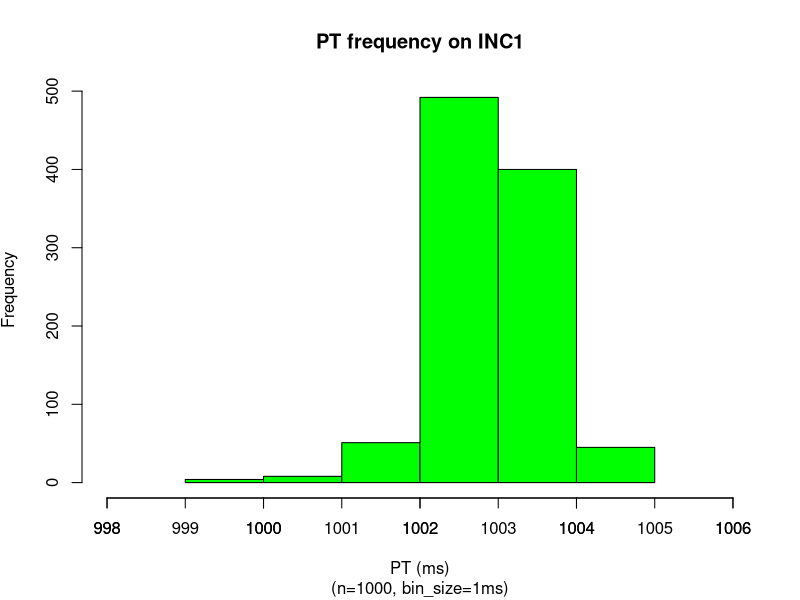
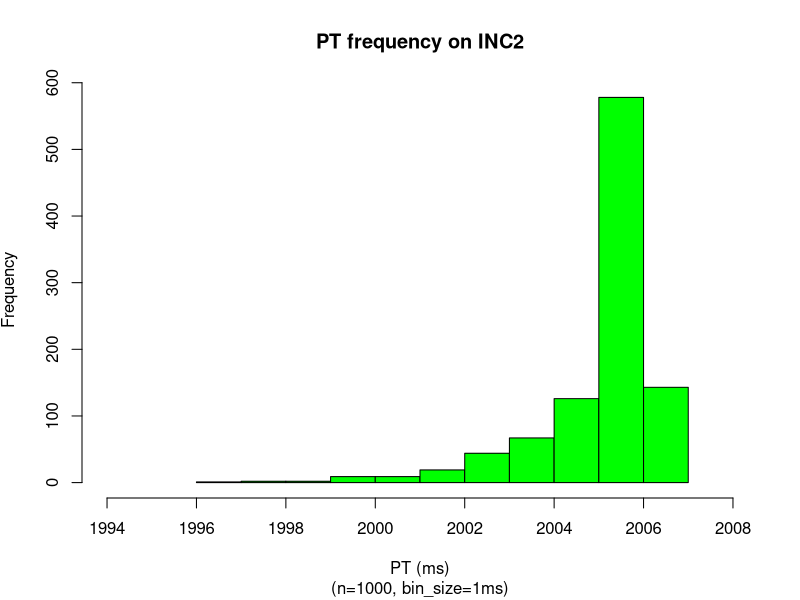
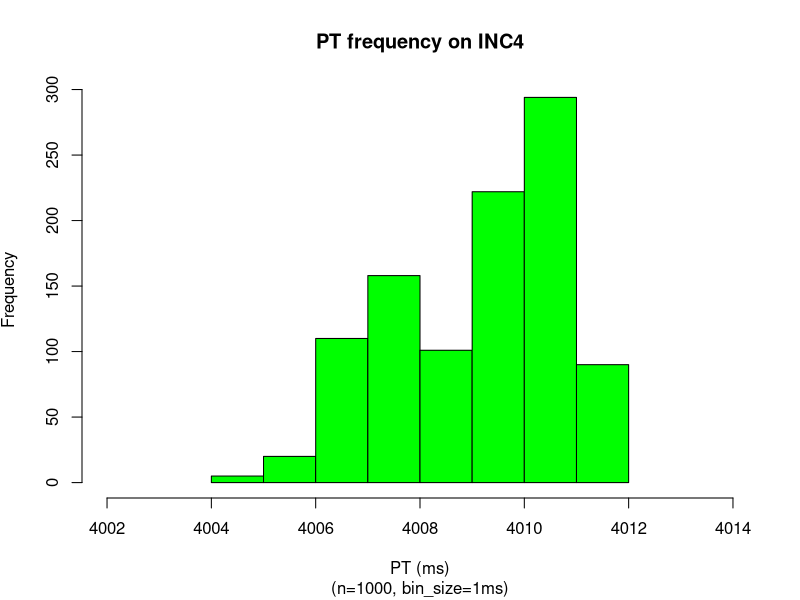
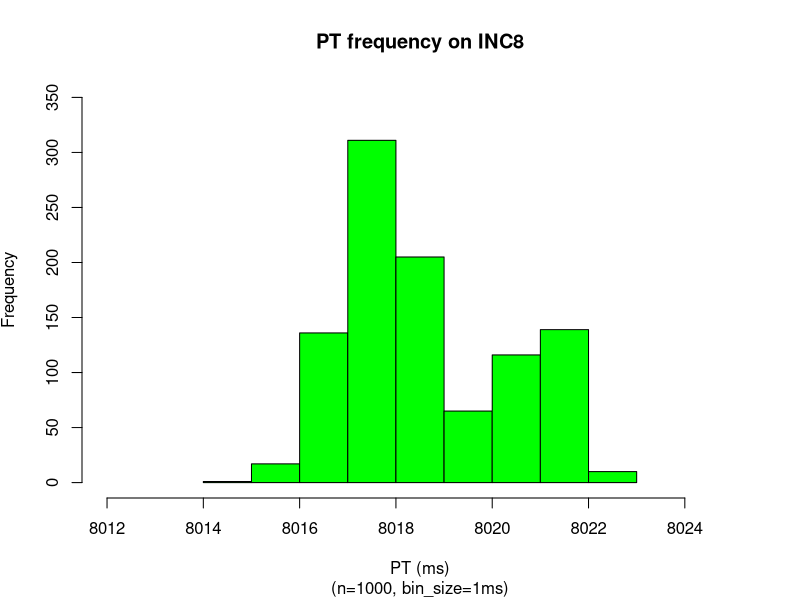
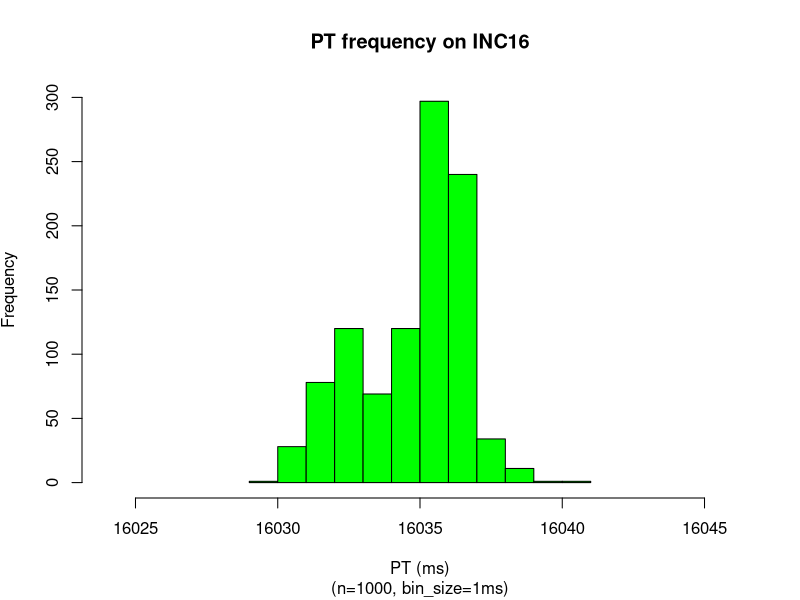
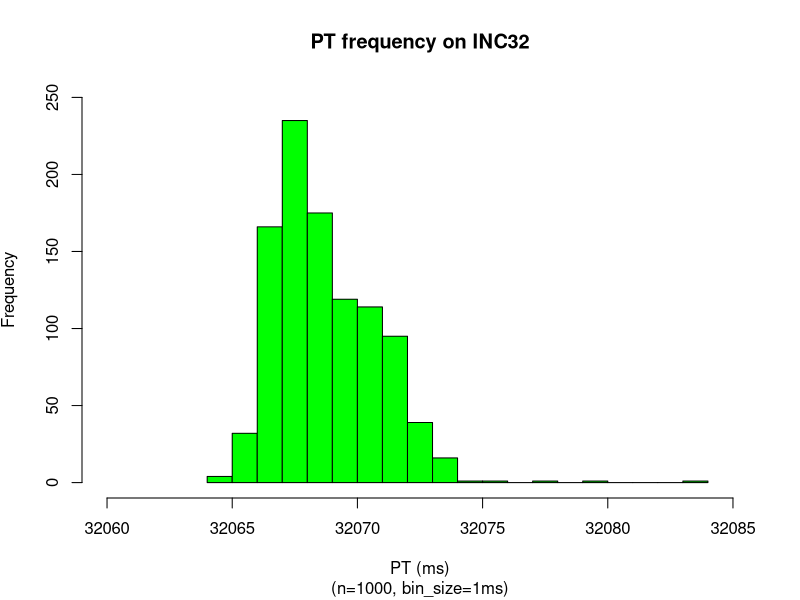
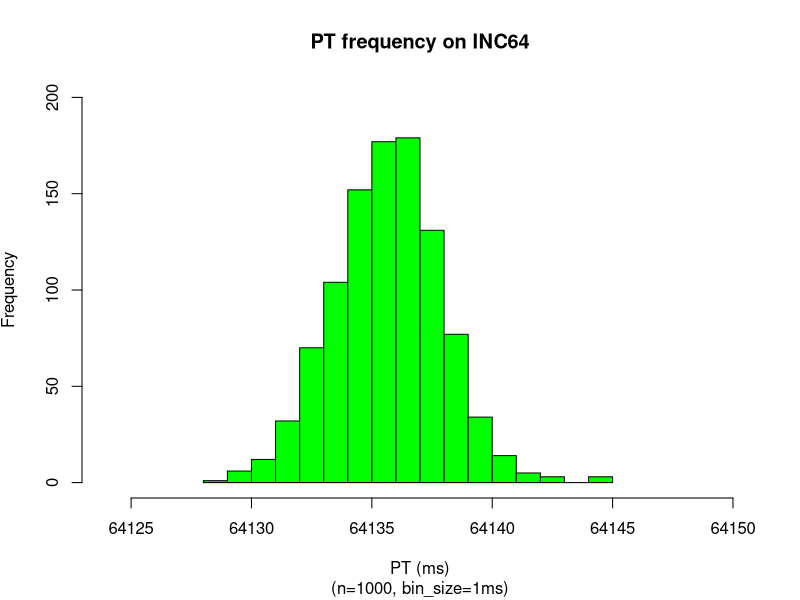
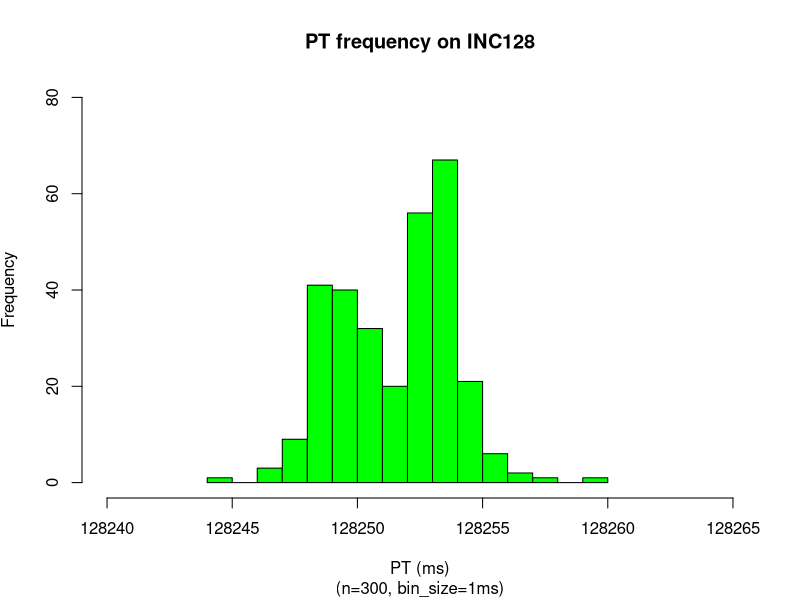

Recreate these plots in R, in order.
x = read.csv(file="1_sec.dat",head=TRUE,sep="\t")
setEPS()
postscript("1_sec_pt_hist.eps")
h = hist(x$PRTIME, right=F,breaks=max(x$PRTIME)-min(x$PRTIME)+1,plot=F)
binsize=1
plot(h, axes = TRUE,freq=TRUE,xlim=c(min(x$PRTIME)-1,max(x$PRTIME)+1),col="green", main='PT frequency on INC1', 
sub=paste("(n=",nrow(x),", bin_size=",binsize,"ms)",sep=""), 
xlab='PT (ms)', ylab=expression('Frequency'))
xaxtl <- seq(min(x$PRTIME)-1,max(x$PRTIME)+1,by=1)
axis(side=1, at=xaxtl, labels=xaxtl)
#axis(side=1, at=seq(min(h$mids)-1,max(h$mids)+1,1), labels=seq(min(x$PRTIME),max(x$PRTIME)+1,by=1))
dev.off()

x = read.csv(file="2_sec.dat",head=TRUE,sep="\t")
setEPS()
postscript("2_sec_pt_hist.eps")
h = hist(x$PRTIME, right=F,breaks=max(x$PRTIME)-min(x$PRTIME)+1,plot=F)
binsize=1
plot(h, axes = TRUE,freq=TRUE,xlim=c(min(x$PRTIME)-2,max(x$PRTIME)+1),col="green", main='PT frequency on INC2', 
sub=paste("(n=",nrow(x),", bin_size=",binsize,"ms)",sep=""), 
xlab='PT (ms)', ylab=expression('Frequency'))
dev.off()

x = read.csv(file="4_sec.dat",head=TRUE,sep="\t")
setEPS()
postscript("4_sec_pt_hist.eps")
h = hist(x$PRTIME, right=F,breaks=max(x$PRTIME)-min(x$PRTIME)+1,plot=F)
binsize=1
plot(h, axes = TRUE,freq=TRUE,xlim=c(min(x$PRTIME)-2,max(x$PRTIME)+2),col="green", main='PT frequency on INC4', 
sub=paste("(n=",nrow(x),", bin_size=",binsize,"ms)",sep=""), 
xlab='PT (ms)', ylab=expression('Frequency'))
dev.off()

x = read.csv(file="8_sec.dat",head=TRUE,sep="\t")
setEPS()
postscript("8_sec_pt_hist.eps")
h = hist(x$PRTIME, right=F,breaks=max(x$PRTIME)-min(x$PRTIME)+1,plot=F)
binsize=1
plot(h, ylim=c(0,350), axes = TRUE,freq=TRUE,xlim=c(min(x$PRTIME)-2,max(x$PRTIME)+2),col="green", main='PT frequency on INC8', 
sub=paste("(n=",nrow(x),", bin_size=",binsize,"ms)",sep=""), 
xlab='PT (ms)', ylab=expression('Frequency'))
dev.off()

x = read.csv(file="16_sec.dat",head=TRUE,sep="\t")
setEPS()
postscript("16_sec_pt_hist.eps")
h = hist(x$PRTIME, right=F,breaks=max(x$PRTIME)-min(x$PRTIME)+1,plot=F)
binsize=1
plot(h, ylim=c(0,300), axes = TRUE,freq=TRUE,xlim=c(min(x$PRTIME)-5,max(x$PRTIME)+5),col="green", main='PT frequency on INC16', 
sub=paste("(n=",nrow(x),", bin_size=",binsize,"ms)",sep=""), 
xlab='PT (ms)', ylab=expression('Frequency'))
dev.off()

x = read.csv(file="32_sec.dat",head=TRUE,sep="\t")
setEPS()
postscript("32_sec_pt_hist.eps")
h = hist(x$PRTIME, right=F,breaks=max(x$PRTIME)-min(x$PRTIME)+1,plot=F)
binsize=1
plot(h, ylim=c(0,250), axes = TRUE,freq=TRUE,xlim=c(min(x$PRTIME)-4,max(x$PRTIME)+1),col="green", main='PT frequency on INC32', 
sub=paste("(n=",nrow(x),", bin_size=",binsize,"ms)",sep=""), 
xlab='PT (ms)', ylab=expression('Frequency'))
dev.off()

x = read.csv(file="64_sec.dat",head=TRUE,sep="\t")
setEPS()
postscript("64_sec_pt_hist.eps")
h = hist(x$PRTIME, right=F,breaks=max(x$PRTIME)-min(x$PRTIME)+1,plot=F)
binsize=1
plot(h, ylim=c(0,200), axes = TRUE,freq=TRUE,xlim=c(min(x$PRTIME)-4,max(x$PRTIME)+5),col="green", main='PT frequency on INC64', 
sub=paste("(n=",nrow(x),", bin_size=",binsize,"ms)",sep=""), 
xlab='PT (ms)', ylab=expression('Frequency'))
dev.off()

x = read.csv(file="128_sec.dat",head=TRUE,sep="\t")
setEPS()
postscript("128_sec_pt_hist.eps")
h = hist(x$PRTIME, right=F,breaks=max(x$PRTIME)-min(x$PRTIME)+1,plot=F)
binsize=1
plot(h, ylim=c(0,80), axes = TRUE,freq=TRUE,xlim=c(min(x$PRTIME)-4,max(x$PRTIME)+5),col="green", main='PT frequency on INC128', 
sub=paste("(n=",nrow(x),", bin_size=",binsize,"ms)",sep=""), 
xlab='PT (ms)', ylab=expression('Frequency'))
dev.off()

x = read.csv(file="256_sec.dat",head=TRUE,sep="\t")
setEPS()
postscript("256_sec_pt_hist.eps")
h = hist(x$PRTIME, right=F,breaks=max(x$PRTIME)-min(x$PRTIME)+1,plot=F)
binsize=1
plot(h, ylim=c(0,50), axes = TRUE,freq=TRUE,xlim=c(min(x$PRTIME)-4,max(x$PRTIME)+2),col="green", main='PT frequency on INC256', 
sub=paste("(n=",nrow(x),", bin_size=",binsize,"ms)",sep=""), 
xlab='PT (ms)', ylab=expression('Frequency'))
dev.off()

x = read.csv(file="512_sec.dat",head=TRUE,sep="\t")
setEPS()
postscript("512_sec_pt_hist.eps")
x <- subset(x, x$ITERNUM <= 300)
binsize=5
nbins <- ceiling((max(x$PRTIME)-min(x$PRTIME)) / binsize)
h = hist(x$PRTIME, right=F, breaks=nbins,plot=F)
plot(h, ylim=c(0,200), xaxt='n',freq=TRUE,xlim=c(min(x$PRTIME)-15,max(x$PRTIME)+28),col="green", main='PT frequency on INC512', 
sub=paste("(n=",nrow(x),", bin_size=",binsize,"ms)",sep=""), xlab='PT (ms)', ylab=expression('Frequency'))
xaxtl <- seq(min(x$PRTIME)-15,max(x$PRTIME)+28,by=15)
axis(side=1, at=xaxtl, labels=xaxtl)
dev.off()

x = read.csv(file="1024_sec.dat",head=TRUE,sep="\t")
setEPS()
postscript("1024_sec_pt_hist.eps")
x <- subset(x, x$ITERNUM <= 300)
binsize=5
nbins <- ceiling((max(x$PRTIME)-min(x$PRTIME)) / binsize)
h = hist(x$PRTIME, right=F, breaks=nbins,plot=F)
xmin <-min(x$PRTIME)-16
xmax <-max(x$PRTIME)+19
plot(h, ylim=c(0,140), xaxt='n',freq=TRUE,xlim=c(xmin,xmax),col="green", main='PT frequency on INC1024', 
sub=paste("(n=",nrow(x),", bin_size=",binsize,"ms)",sep=""), xlab='PT (ms)', ylab=expression('Frequency'))
xaxtl <- seq(xmin,xmax,by=20)
axis(side=1, at=xaxtl, labels=xaxtl)
dev.off()


x = read.csv(file="2048_sec.dat",head=TRUE,sep="\t")
setEPS()
postscript("2048_sec_pt_hist.eps")
x <- subset(x, x$ITERNUM <= 300)
binsize=10
nbins <- ceiling((max(x$PRTIME)-min(x$PRTIME)) / binsize)
h = hist(x$PRTIME, right=F, breaks=nbins,plot=F)
max(h$counts)
min(x$PRTIME)
max(x$PRTIME)
max(x$PRTIME)-min(x$PRTIME)
xmin <-min(x$PRTIME)-21
xmax <-max(x$PRTIME)+24
plot(h, ylim=c(0,150), xaxt='n',freq=TRUE,xlim=c(xmin,xmax),col="green", main='PT frequency on INC2048', 
sub=paste("(n=",nrow(x),", bin_size=",binsize,"ms)",sep=""), xlab='PT (ms)', ylab=expression('Frequency'))
xaxtl <- seq(xmin,xmax,by=binsize)
axis(side=1, at=xaxtl, labels=xaxtl)
dev.off()


x = read.csv(file="4096_sec.dat",head=TRUE,sep="\t")
setEPS()
postscript("4096_sec_pt_hist.eps")
x <- subset(x, x$ITERNUM <= 300)
binsize=10
nbins <- ceiling((max(x$PRTIME)-min(x$PRTIME)) / binsize)
h = hist(x$PRTIME, right=F, breaks=nbins,plot=F)
max(h$counts)
min(x$PRTIME)
max(x$PRTIME)
max(x$PRTIME)-min(x$PRTIME)
xmin <-min(x$PRTIME)-21
xmax <-max(x$PRTIME)+21
plot(h, ylim=c(0,50), xaxt='n',freq=TRUE,xlim=c(xmin,xmax),col="green", main='PT frequency on INC4096', 
sub=paste("(n=",nrow(x),", bin_size=",binsize,"ms)",sep=""), xlab='PT (ms)', ylab=expression('Frequency'))
xaxtl <- seq(xmin,xmax,by=binsize)
axis(side=1, at=xaxtl, labels=xaxtl)
dev.off()

x = read.csv(file="8192_sec.dat",head=TRUE,sep="\t")
setEPS()
postscript("8192_sec_pt_hist.eps")
binsize=10
nbins <- ceiling((max(x$PRTIME)-min(x$PRTIME)) / binsize)
h = hist(x$PRTIME, right=F, breaks=nbins,plot=F)
max(h$counts)
min(x$PRTIME)
max(x$PRTIME)
max(x$PRTIME)-min(x$PRTIME)
xmin <-min(x$PRTIME)-10
xmax <-max(x$PRTIME)+23
ymax <- ceiling(max(h$counts)/10)*10
plot(h, ylim=c(0,ymax), xaxt='n',freq=TRUE,xlim=c(xmin,xmax),col="green", main='PT frequency on INC8192', 
sub=paste("(n=",nrow(x),", bin_size=",binsize,"ms)",sep=""), xlab='PT (ms)', ylab=expression('Frequency'))
xaxtl <- seq(xmin,xmax,by=binsize)
axis(side=1, at=xaxtl, labels=xaxtl)
dev.off()

x = read.csv(file="16384_sec.dat",head=TRUE,sep="\t")
setEPS()
postscript("16384_sec_pt_hist.eps")
binsize=20
nbins <- ceiling((max(x$PRTIME)-min(x$PRTIME)) / binsize)
h = hist(x$PRTIME, right=F, breaks=nbins,plot=F)
max(h$counts)
min(x$PRTIME)
max(x$PRTIME)
max(x$PRTIME)-min(x$PRTIME)
xmin <-min(x$PRTIME)-47
xmax <-max(x$PRTIME)+56
ymax <- ceiling(max(h$counts)/10)*10
plot(h, ylim=c(0,ymax), xaxt='n',freq=TRUE,xlim=c(xmin,xmax),col="green", main='PT frequency on INC16384', 
sub=paste("(n=",nrow(x),", bin_size=",binsize,"ms)",sep=""), xlab='PT (ms)', ylab=expression('Frequency'))
xaxtl <- seq(xmin,xmax,by=binsize)
axis(side=1, at=xaxtl, labels=xaxtl)
dev.off()
